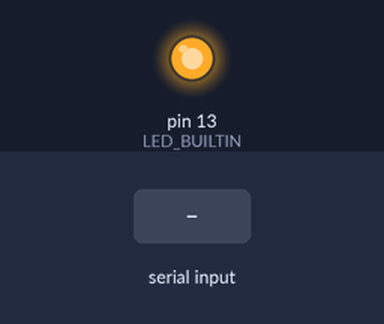
This sketch was run on a simulated Arduino Uno, built with avr-gcc and run on an emulated ATmega328P. Shown: output pins drawn as LEDs (lit = HIGH). Dashed ring = blinking. Inputs (shaded band) come from the test bench.

Above: at 2.0 s.
2.1 s: "1" received over Serial
At 4.1 s:
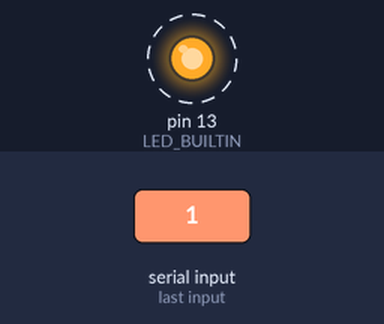
Timing chart, 0 to 11.1 s (numbered marks = the images above; inputs shaded):
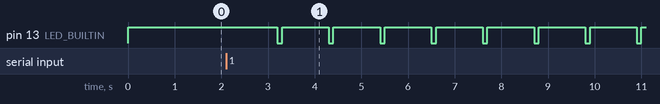

Measured:
- after the input at 2.1 s, pin 13 (LED_BUILTIN): alternates HIGH for 1.0 s and LOW for 0.10 s, starting after 1.1 s

The sketch:

sketch_jul26a.ino
```cpp
void setup() {
  // put your setup code here, to run once:
Serial.begin(9600);
pinMode(LED_BUILTIN,OUTPUT);
digitalWrite(LED_BUILTIN,HIGH);
}
void loop() {
digitalWrite(LED_BUILTIN,HIGH);
delay(1000);
 if(Serial.available())
  {
  digitalWrite(LED_BUILTIN,LOW);
  }
delay(100);

}
```
